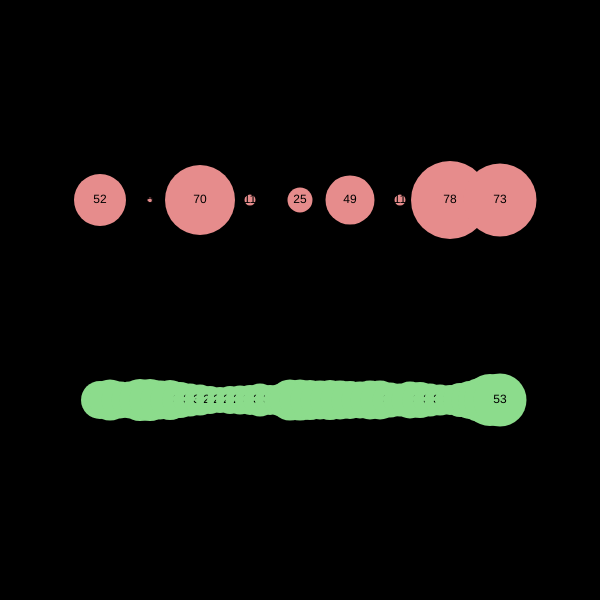
Frame 1 (no input)
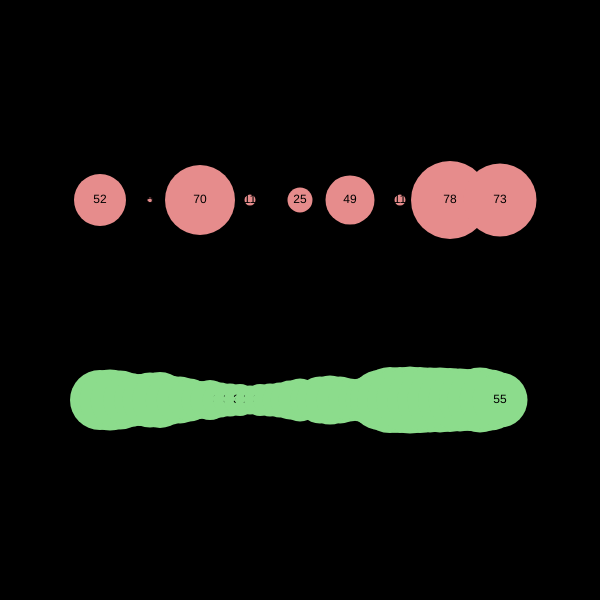
Frame 60 (no input)
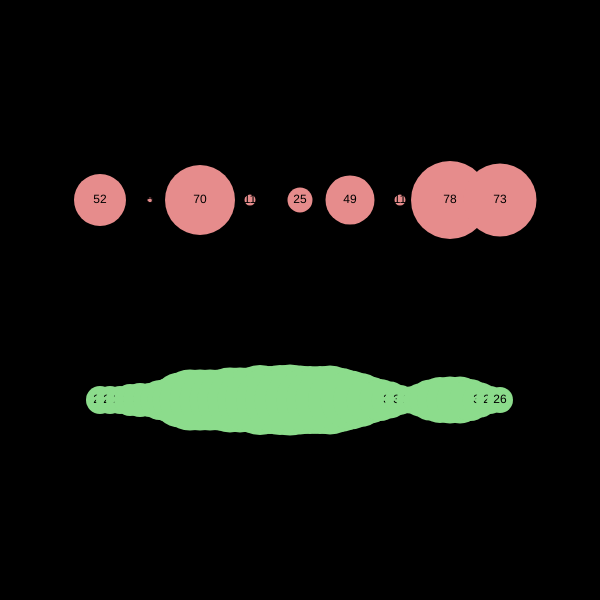
Frame 120 (the mouse pressed at the canvas centre since frame 60)

The p5.js sketch that drew these frames (run headless with seeded random() and noise() and a simulated clock; from frame 60 on, the mouse is pressed at the canvas centre):

// p5.js sketch
// ── sketch.js
// Random vs Noise
// Maheen Shahid
// Feb 28, 2025

// A look at different ways to use unpredictability in our programs...

let mySeed;
let noiseStart = 5;
let noiseTime;
let noiseSpeed = 0.1;

function setup() {
  createCanvas(600, 600);
  textAlign(CENTER, CENTER);
  mySeed = random(1000);
  //frameRate(5);  slows it down
  //randomNumbers();

}

function draw() {
  noiseTime = noiseStart;
  randomSeed(mySeed);
  background(0);
  randomNumbers();
  noiseNumbers();
  noiseStart += noiseSpeed;
}

function noiseNumbers(){
  //display a line of several numbers
  //generated with noise() function 1-100
  let x = 100;
  while( x<=500){
    let randomNum = noise(noiseTime); //0-1 (normalized)
    randomNum = map(randomNum, 0,1,1,100); // 1-100
    randomNum = round(randomNum);

    fill(140,220,140);
    noStroke();
    circle(x,400,randomNum); // y === height*0.66
    fill(0);
    text(randomNum,x, 400);
    x+= 10;
    noiseTime += noiseSpeed;
  }
}

function randomNumbers(){
  //display a line of several numbers generated
  //with the random() functions.   1 - 100
  // - these should be uniformly distributed.
  let x = 100; 
  while(x <= 500){
    let randomNum = round(random(1,100));
    fill(230, 140, 140); 
    noStroke();
    circle(x,200, randomNum);
    fill(0);
    text(randomNum, x, 200);  // y === height/3 
    x += 50;
  }
}
